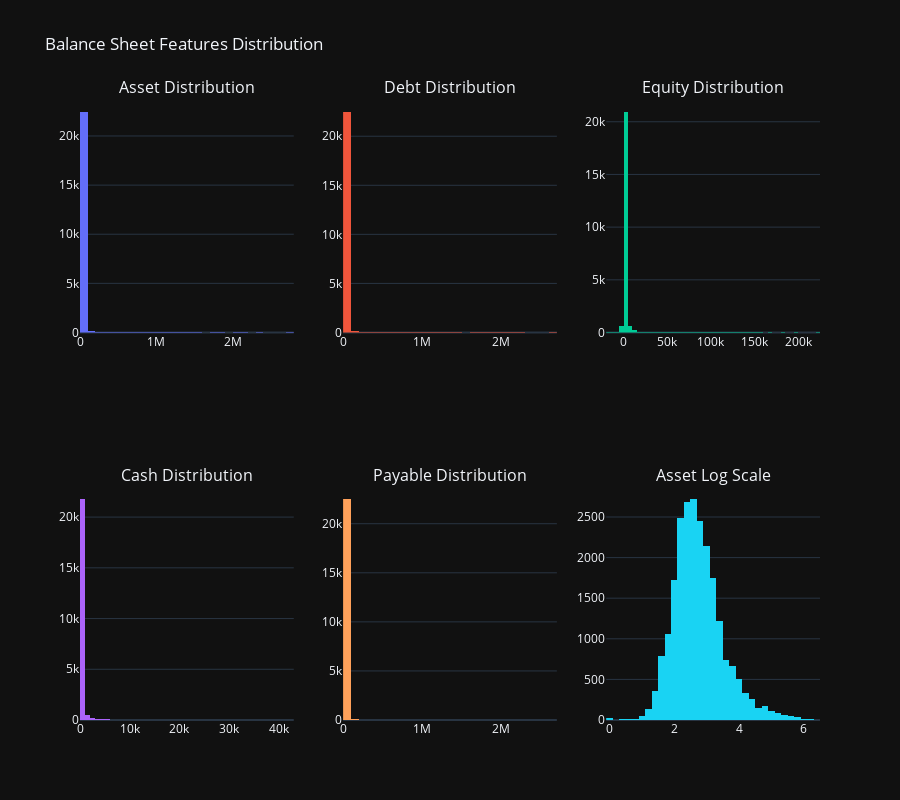

Notebook code cell kept with this figure:
### Code cell
# Analyze data distribution and outliers
import plotly.graph_objects as go
from plotly.subplots import make_subplots

print("\nDATA DISTRIBUTION ANALYSIS")
print("=" * 80)

# Create distribution plots
fig = make_subplots(
    rows=2, cols=3,
    subplot_titles=['Asset Distribution', 'Debt Distribution', 'Equity Distribution',
                    'Cash Distribution', 'Payable Distribution', 'Asset Log Scale'],
    specs=[[{"type": "histogram"}, {"type": "histogram"}, {"type": "histogram"}],
           [{"type": "histogram"}, {"type": "histogram"}, {"type": "histogram"}]]
)

features = ['asset', 'debt', 'equity', 'cash', 'payable']
positions = [(1, 1), (1, 2), (1, 3), (2, 1), (2, 2)]

for feature, (row, col) in zip(features, positions):
    fig.add_trace(
        go.Histogram(x=df_balance_sheet[feature], name=feature, nbinsx=50),
        row=row, col=col
    )

# Log scale for asset
fig.add_trace(
    go.Histogram(x=np.log10(df_balance_sheet['asset'] + 1), name='log(asset)', nbinsx=50),
    row=2, col=3
)

fig.update_layout(
    height=800,
    title_text="Balance Sheet Features Distribution",
    showlegend=False
)

fig.show()

# Print outlier statistics
print("\nOutlier Detection (values > 99th percentile):")
for feature in features:
    p99 = df_balance_sheet[feature].quantile(0.99)
    outliers = df_balance_sheet[df_balance_sheet[feature] > p99]
    print(f"\n{feature.upper()}:")
    print(f"  99th percentile: {p99:,.2f} Billion VND")
    print(f"  Outliers count: {len(outliers)}")
    if len(outliers) > 0:
        print(f"  Top outlier companies: {', '.join(outliers.nlargest(5, feature)['symbol'].values)}")

print("\n" + "=" * 80)

### Figure 1 — Plotly figure (JSON) as saved in the notebook; plotly's stock layout.template omitted (floating-point values rounded to 4 significant figures; data arrays with more than 128 entries replaced by an {"elided": "..."} marker saying what was removed)
{"data": [{"name": "asset", "nbinsx": 50, "x": {"elided": "22780 int values"}, "type": "histogram", "xaxis": "x", "yaxis": "y"}, {"name": "debt", "nbinsx": 50, "x": {"elided": "22780 int values"}, "type": "histogram", "xaxis": "x2", "yaxis": "y2"}, {"name": "equity", "nbinsx": 50, "x": {"elided": "22780 int values"}, "type": "histogram", "xaxis": "x3", "yaxis": "y3"}, {"name": "cash", "nbinsx": 50, "x": {"elided": "22780 int values"}, "type": "histogram", "xaxis": "x4", "yaxis": "y4"}, {"name": "payable", "nbinsx": 50, "x": {"elided": "22780 int values"}, "type": "histogram", "xaxis": "x5", "yaxis": "y5"}, {"name": "log(asset)", "nbinsx": 50, "x": {"elided": "22780 float values"}, "type": "histogram", "xaxis": "x6", "yaxis": "y6"}], "layout": {"xaxis": {"anchor": "y", "domain": [0.0, 0.2889]}, "yaxis": {"anchor": "x", "domain": [0.625, 1.0]}, "xaxis2": {"anchor": "y2", "domain": [0.3556, 0.6444]}, "yaxis2": {"anchor": "x2", "domain": [0.625, 1.0]}, "xaxis3": {"anchor": "y3", "domain": [0.7111, 1.0]}, "yaxis3": {"anchor": "x3", "domain": [0.625, 1.0]}, "xaxis4": {"anchor": "y4", "domain": [0.0, 0.2889]}, "yaxis4": {"anchor": "x4", "domain": [0.0, 0.375]}, "xaxis5": {"anchor": "y5", "domain": [0.3556, 0.6444]}, "yaxis5": {"anchor": "x5", "domain": [0.0, 0.375]}, "xaxis6": {"anchor": "y6", "domain": [0.7111, 1.0]}, "yaxis6": {"anchor": "x6", "domain": [0.0, 0.375]}, "annotations": [{"font": {"size": 16}, "showarrow": false, "text": "Asset Distribution", "x": 0.1444, "xanchor": "center", "xref": "paper", "y": 1.0, "yanchor": "bottom", "yref": "paper"}, {"font": {"size": 16}, "showarrow": false, "text": "Debt Distribution", "x": 0.5, "xanchor": "center", "xref": "paper", "y": 1.0, "yanchor": "bottom", "yref": "paper"}, {"font": {"size": 16}, "showarrow": false, "text": "Equity Distribution", "x": 0.8556, "xanchor": "center", "xref": "paper", "y": 1.0, "yanchor": "bottom", "yref": "paper"}, {"font": {"size": 16}, "showarrow": false, "text": "Cash Distribution", "x": 0.1444, "xanchor": "center", "xref": "paper", "y": 0.375, "yanchor": "bottom", "yref": "paper"}, {"font": {"size": 16}, "showarrow": false, "text": "Payable Distribution", "x": 0.5, "xanchor": "center", "xref": "paper", "y": 0.375, "yanchor": "bottom", "yref": "paper"}, {"font": {"size": 16}, "showarrow": false, "text": "Asset Log Scale", "x": 0.8556, "xanchor": "center", "xref": "paper", "y": 0.375, "yanchor": "bottom", "yref": "paper"}], "title": {"text": "Balance Sheet Features Distribution"}, "height": 800, "showlegend": false}}
